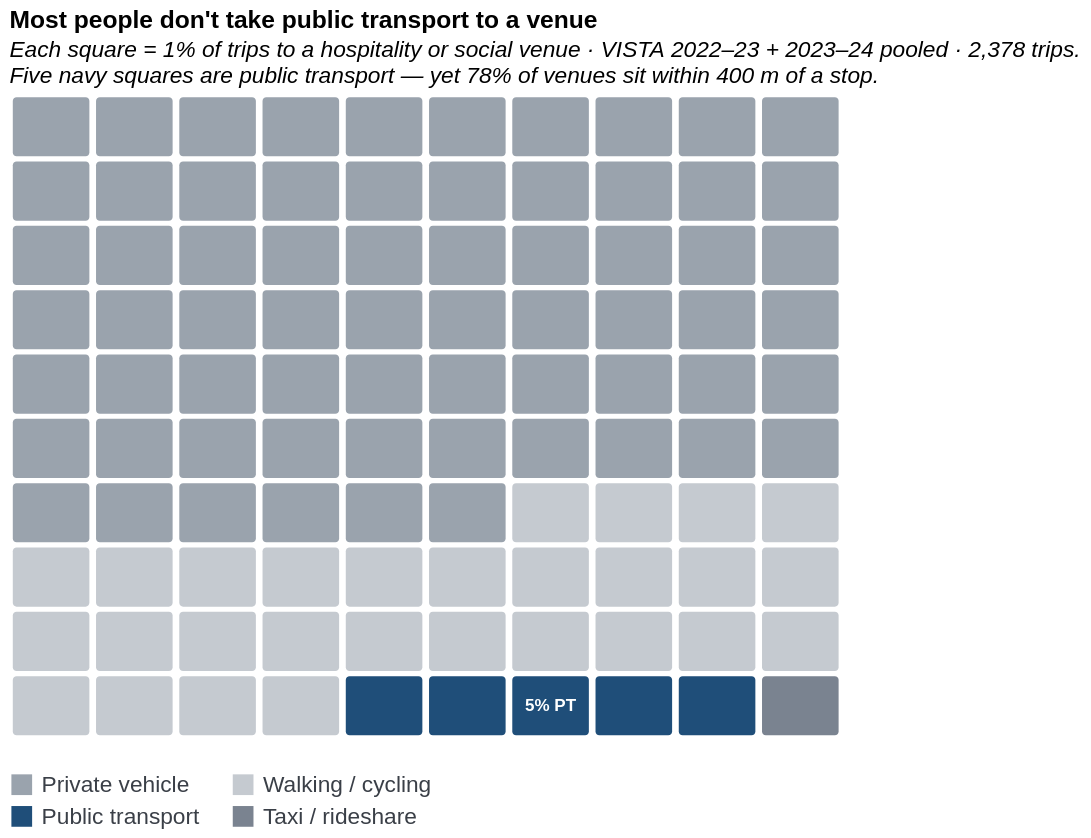

Express this chart as Vega-Lite.
### Vega-Lite specification from a JSON file in a GitHub repository (floating-point values rounded to 4 significant figures)
{"$schema": "https://vega.github.io/schema/vega-lite/v5.json", "description": "Chart 21 — Waffle unit chart: 100 boxes each = 1 percentage point of trips to a hospitality or social venue by main mode. VISTA 2022-23 + 2023-24 pooled, 2,378 surveyed trips. Each box is generated inline via a sequence transform — no CSV required. The layout is a 10x10 grid with 44 px horizontal steps and 34 px vertical steps, keeping the plotted height aligned with chart-19 while making the boxes wider. Five navy boxes (indices 94–98) are public transport (5.3% rounded to 5), sitting in the bottom row against a sea of grey (66 car boxes) and light-grey (28 walking boxes). The visual makes the 5-vs-66 asymmetry visceral rather than merely numerical. The proximity paradox hook ('yet 78% of venues sit within 400 m of a stop') is embedded in subtitle line 2. Data: VISTA, DTP Victoria, CC BY 4.0; derived by scripts/derive_hospitality_modes.py.", "title": {"text": "Most people don't take public transport to a venue", "subtitle": ["Each square = 1% of trips to a hospitality or social venue · VISTA 2022–23 + 2023–24 pooled · 2,378 trips.", "Five navy squares are public transport — yet 78% of venues sit within 400 m of a stop."], "anchor": "start", "subtitleFontStyle": "italic"}, "width": {"step": 44}, "height": {"step": 34}, "data": {"sequence": {"start": 0, "stop": 100, "as": "index"}}, "transform": [{"calculate": "datum.index % 10", "as": "col"}, {"calculate": "floor(datum.index / 10)", "as": "row"}, {"calculate": "datum.index < 66 ? 'Private vehicle' : datum.index < 94 ? 'Walking / cycling' : datum.index < 99 ? 'Public transport' : 'Taxi / rideshare'", "as": "mode_group"}, {"calculate": "datum.mode_group == 'Private vehicle' ? '65.7%' : datum.mode_group == 'Walking / cycling' ? '27.5%' : datum.mode_group == 'Public transport' ? '5.3%' : '1.2%'", "as": "share_label"}], "layer": [{"mark": {"type": "rect", "cornerRadius": 2}, "encoding": {"x": {"field": "col", "type": "ordinal", "title": null, "axis": null, "scale": {"paddingInner": 0.08, "paddingOuter": 0.04}}, "y": {"field": "row", "type": "ordinal", "title": null, "axis": null, "scale": {"paddingInner": 0.08, "paddingOuter": 0.04}}, "color": {"field": "mode_group", "type": "nominal", "title": null, "scale": {"domain": ["Private vehicle", "Walking / cycling", "Public transport", "Taxi / rideshare"], "range": ["#9aa3ad", "#c5cad0", "#1f4e79", "#7a8390"]}, "legend": {"orient": "bottom", "columns": 2, "labelFontSize": 12, "labelColor": "#3a3f47", "symbolSize": 120, "columnPadding": 16, "rowPadding": 4}}, "tooltip": [{"field": "mode_group", "title": "Mode"}, {"field": "share_label", "title": "Share of trips"}]}}, {"description": "Direct label on the five navy PT squares — makes the 5% figure readable without consulting the legend.", "transform": [{"filter": "datum.index == 96"}], "mark": {"type": "text", "align": "center", "baseline": "middle", "fontSize": 9, "fontWeight": "bold", "color": "white", "text": "5% PT"}, "encoding": {"x": {"field": "col", "type": "ordinal", "scale": {"paddingInner": 0.08, "paddingOuter": 0.04}}, "y": {"field": "row", "type": "ordinal", "scale": {"paddingInner": 0.08, "paddingOuter": 0.04}}}}], "config": {"view": {"stroke": null}, "axis": {"labelColor": "#3a3f47", "titleColor": "#3a3f47"}}}
